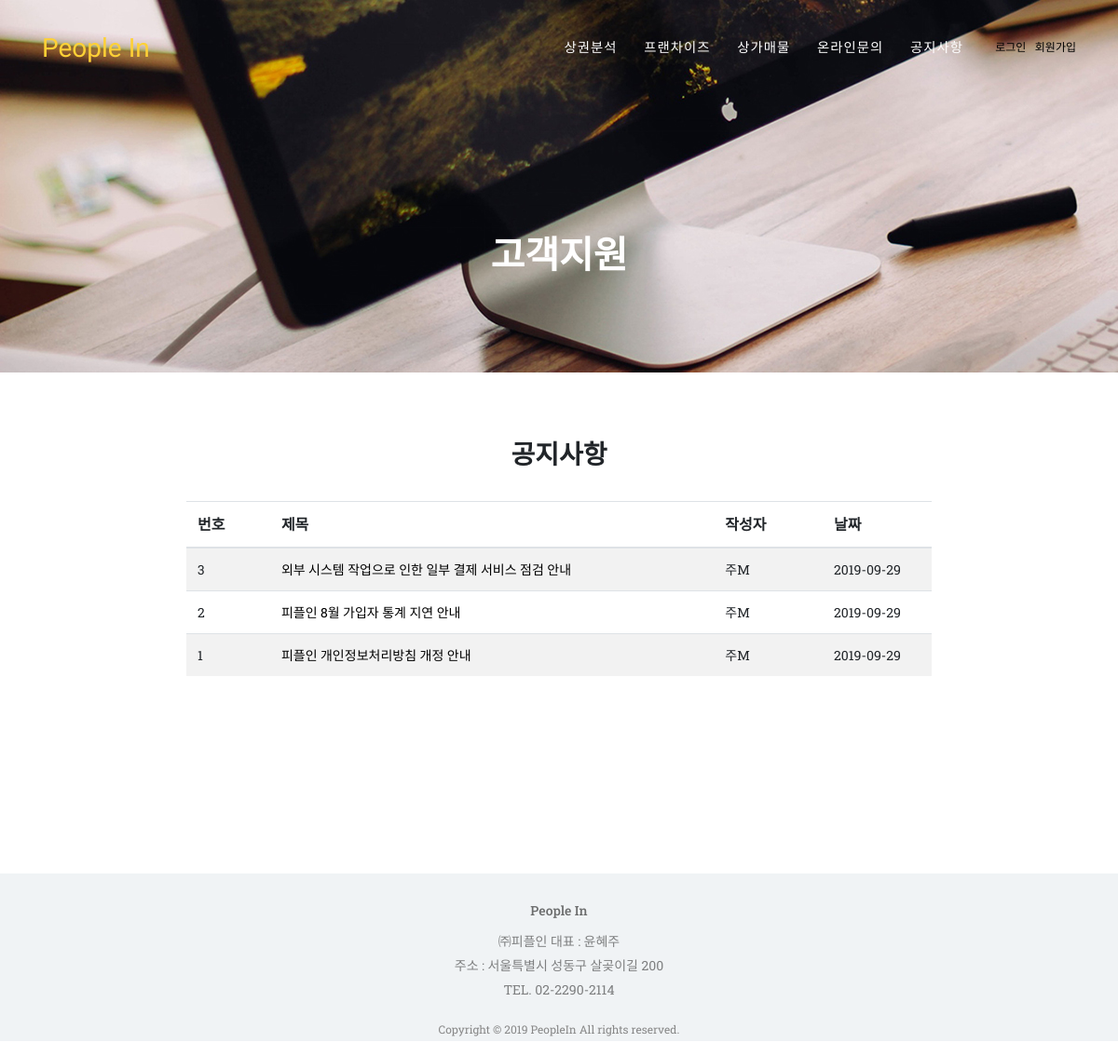
The page /notice/ on the database its author committed.
### notice/models.py (models this page shows, shortened)
class Notice(models.Model):
    author = models.ForeignKey(
        settings.AUTH_USER_MODEL,  # 'auth.User'라고 쓰는 것보다 강추
        on_delete=models.CASCADE,
        related_name='notice',
        db_column='author',
        default='',
        null=False,
    )
    title = models.CharField('', max_length=100, null=False)
    content = RichTextUploadingField('', null=False)
    created_at = models.DateTimeField(auto_now_add=True)
    photo = models.ImageField(blank=True)
    hit = models.PositiveIntegerField(default=0)
    likes = models.ManyToManyField(settings.AUTH_USER_MODEL, related_name='likes', blank=True)
    class Meta:
        ordering = ['-id']  # notice 객체의 기본 정렬 순서 지정
    def short_content(self):
        if self.content:
            t = self.content[:20] + '...'   # content 속성의 일부만 반환
        else:
            t = '(내용 없음)'
        return t
    short_content.short_description = '간략 내용'
    def get_absolute_url(self):
        return reverse('notice:notice_detail', kwargs={'pk': self.pk}) # reverse 임포트 시켜주어야함.

### notice/views.py (the view)
# urls.py: path('', views.notice_list, name='notice_list'),
def notice_list(request):
    qs = Notice.objects.all()
    paginate_by = 10
    return render(request, 'notice/notice_list.html',
                  {'notice_list': qs})

### notice/templates/notice/notice_list.html (shortened to what this page needs)
{% extends "notice/layout.html" %}
{% load staticfiles %}
{% block extrastyle %}{% static "notice.css" %}{% endblock %}
{% block content %}
{{ block.super }}
<section class="board_content">
  <table id="notice_list" class="table table-striped responsive display nowrap">
    <thead>
      <tr>
        <th class="priority-1">번호</th>
        <th class="priority-2">제목</th>
        <th class="priority-3">작성자</th>
        <th class="priority-4">날짜</th>
      </tr>
    </thead>
    <tbody>
    {% for notice in notice_list %}
      <tr>
        <td class="priority-1">{{ notice.id }}</td>
        <td class="priority-2"><a style="text-decoration: none;" href="{{ notice.get_absolute_url }}">{{ notice.title }}</a></td>
        <td class="priority-3">{{ notice.author }}</td>
        <td class="priority-4">{{ notice.created_at|date:"Y-m-d" }}</td>
      </tr>
    {% endfor %}
    </tbody>
  </table>
</section>
<br><br><br><br>
{% endblock %}

### peopleIn/static/agency_otherapp.css (style rules this page uses)
body { overflow-x: hidden; font-family: 'Roboto Slab', -apple-system, BlinkMacSystemFont, 'Segoe UI', Roboto, 'Helvetica Neue', Arial, sans-serif, 'Apple Color Emoji', 'Segoe UI Emoji', 'Segoe UI Symbol', 'Noto Color Emoji'; }
.board_content { padding-right:200px; padding-left:200px; margin: 0 auto; }
.priority-1 { width:10%; }
.priority-2 { width:53%; }
.priority-3, .priority-4 { width: 13%; }
tbody { font-size: 14px; }
a { color: #000000; }

### rows shown on the page
Notice: id "3", title "외부 시스템 작업으로 인한 일부 결제 서비스 점검 안내", author "주M", created_at "2019-09-29"
Notice: id "2", title "피플인 8월 가입자 통계 지연 안내", author "주M", created_at "2019-09-29"
Notice: id "1", title "피플인 개인정보처리방침 개정 안내", author "주M", created_at "2019-09-29"
